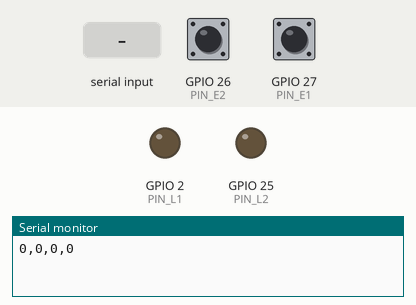
This sketch was run on a simulated ESP32. On the bench: output pins drawn as LEDs (lit = HIGH), the last lines printed to the serial monitor. Inputs (shaded band) come from the test bench; at power-on: GPIO 26 (PIN_E2) HIGH, GPIO 27 (PIN_E1) HIGH.

Above: at 1.5 s.
1.6 s: GPIO 26 (PIN_E2) pulled LOW for 0.15 s
At 2.8 s:
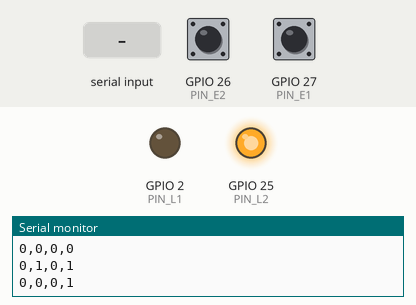
3.2 s: GPIO 27 (PIN_E1) pulled LOW for 0.15 s
At 4.1 s:
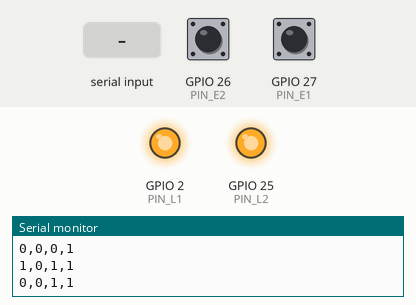
4.8 s: "2" received over Serial
At 5.9 s:
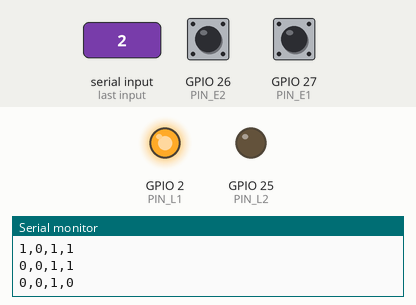
6.3 s: "1" received over Serial
At 7.0 s:
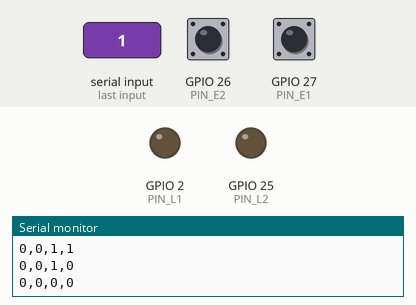
7.8 s: GPIO 26 (PIN_E2) pulled LOW for 1 s
At 8.8 s:
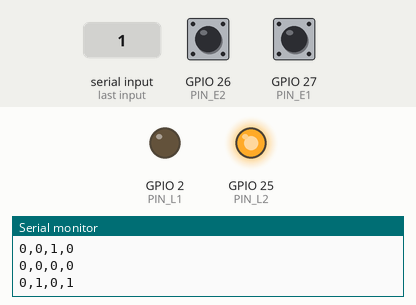
Timing chart, 0 to 10.8 s (numbered marks = the images above; inputs shaded):
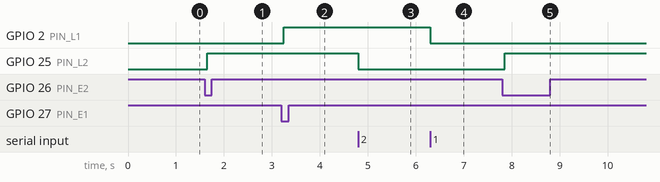

The sketch:

TP-arduino.ide.ino
```cpp
const int PIN_E1 = 27;
const int PIN_E2 = 26;
const int PIN_L1 = 2;
const int PIN_L2 = 25;

const unsigned long RETARDO_DEBOUNCE = 50;


bool estadoE1 = false;
bool estadoE2 = false;
bool estadoL1 = false;
bool estadoL2 = false;


bool ultimaLecturaE1 = false;
bool ultimaLecturaE2 = false;
unsigned long tiempoCambioE1 = 0;
unsigned long tiempoCambioE2 = 0;

void setup() {
  Serial.begin(115200);


  pinMode(PIN_E1, INPUT_PULLUP);
  pinMode(PIN_E2, INPUT_PULLUP);

  pinMode(PIN_L1, OUTPUT);
  pinMode(PIN_L2, OUTPUT);

  digitalWrite(PIN_L1, LOW);
  digitalWrite(PIN_L2, LOW);

  // Pequeña espera para separar la primera trama de los logs de arranque del ESP32
  delay(300);
  Serial.println();
  enviarEstados();
}

void loop() {
  bool huboCambio = false;

  // 1. Lectura de entradas físicas con antirrebote
  if (actualizarEntrada(PIN_E1, ultimaLecturaE1, tiempoCambioE1, estadoE1, estadoL1)) {
    huboCambio = true;
  }
  if (actualizarEntrada(PIN_E2, ultimaLecturaE2, tiempoCambioE2, estadoE2, estadoL2)) {
    huboCambio = true;
  }

  // 2. Recepción de comandos desde Processing
  while (Serial.available() > 0) {
    char comando = Serial.read();
    if (comando == '1') {
      estadoL1 = !estadoL1;
      huboCambio = true;
    } else if (comando == '2') {
      estadoL2 = !estadoL2;
      huboCambio = true;
    } else if (comando == 'S') {
      enviarEstados();
    }
  }

  // 3. Actualización de salidas físicas y notificación a la PC
  if (huboCambio) {
    digitalWrite(PIN_L1, estadoL1 ? HIGH : LOW);
    digitalWrite(PIN_L2, estadoL2 ? HIGH : LOW);
    enviarEstados();
  }
}

bool actualizarEntrada(int pin, bool &ultimaLectura, unsigned long &tiempoCambio,
                       bool &estadoEntrada, bool &estadoSalida) {
  bool lecturaActual = !digitalRead(pin);

  if (lecturaActual != ultimaLectura) {
    tiempoCambio = millis();
    ultimaLectura = lecturaActual;
  }

  if ((millis() - tiempoCambio) > RETARDO_DEBOUNCE) {
    if (lecturaActual != estadoEntrada) {
      estadoEntrada = lecturaActual;

      // Conmuta el LED en cada pulsación (flanco ascendente)
      if (estadoEntrada == true) {
        estadoSalida = !estadoSalida;
      }
      return true;
    }
  }
  return false;
}

void enviarEstados() {
  Serial.print(estadoE1 ? 1 : 0);
  Serial.print(',');
  Serial.print(estadoE2 ? 1 : 0);
  Serial.print(',');
  Serial.print(estadoL1 ? 1 : 0);
  Serial.print(',');
  Serial.println(estadoL2 ? 1 : 0);
}
```

Measured:
- after the input at 1.6 s, GPIO 25 (PIN_L2): LOW → HIGH after 0.05 s
- after the input at 3.2 s, GPIO 2 (PIN_L1): LOW → HIGH after 0.05 s
- after the input at 4.8 s, GPIO 25 (PIN_L2): HIGH → LOW at once
- after the input at 6.3 s, GPIO 2 (PIN_L1): HIGH → LOW at once
- after the input at 7.8 s, GPIO 25 (PIN_L2): LOW → HIGH after 0.05 s
